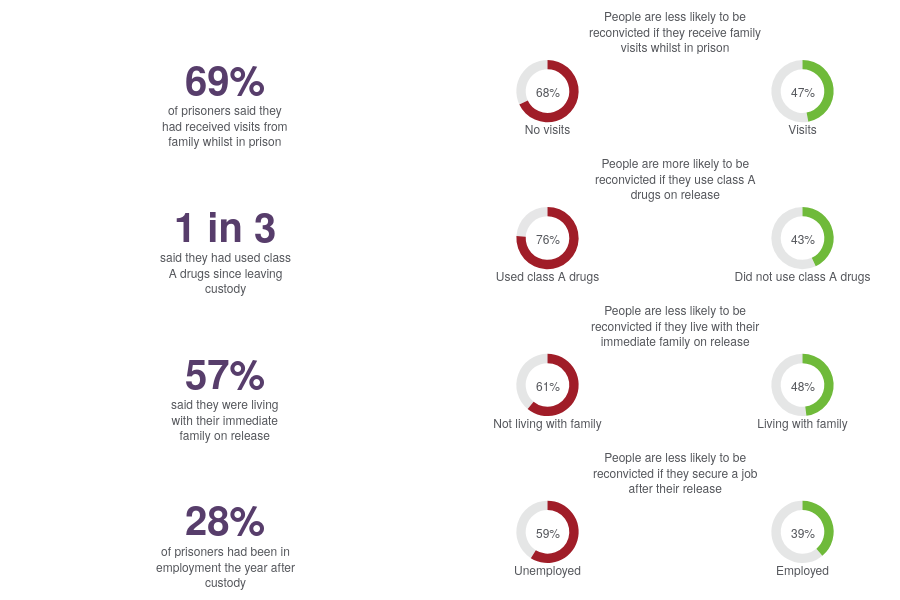

The cell this chart's notebook holds for it:
### Code cell
fig = reconviction_factors.prepare_chart()
fig

### Figure 1 — Plotly figure (JSON) as saved in the notebook; plotly's stock layout.template omitted (floating-point values rounded to 4 significant figures)
{"data": [{"direction": "clockwise", "domain": {"x": [0.5, 0.7167], "y": [0.8475, 1]}, "hole": 0.7, "hoverinfo": "none", "labels": ["negative", "Other"], "marker": {"colors": ["#A01D28", "rgba(84, 86, 91, 0.15)"]}, "name": "Family_visits", "sort": false, "textinfo": "none", "title": {"font": {"size": 12}, "position": "bottom center", "text": "No visits"}, "type": "pie", "values": [68, 32]}, {"direction": "clockwise", "domain": {"x": [0.7833, 1], "y": [0.8475, 1]}, "hole": 0.7, "hoverinfo": "none", "labels": ["positive", "Other"], "marker": {"colors": ["#6FBA3A", "rgba(84, 86, 91, 0.15)"]}, "name": "Family_visits", "sort": false, "textinfo": "none", "title": {"font": {"size": 12}, "position": "bottom center", "text": "Visits"}, "type": "pie", "values": [47, 53]}, {"direction": "clockwise", "domain": {"x": [0.5, 0.7167], "y": [0.565, 0.7175]}, "hole": 0.7, "hoverinfo": "none", "labels": ["negative", "Other"], "marker": {"colors": ["#A01D28", "rgba(84, 86, 91, 0.15)"]}, "name": "Use_drugs", "sort": false, "textinfo": "none", "title": {"font": {"size": 12}, "position": "bottom center", "text": "Used class A drugs"}, "type": "pie", "values": [76, 24]}, {"direction": "clockwise", "domain": {"x": [0.7833, 1], "y": [0.565, 0.7175]}, "hole": 0.7, "hoverinfo": "none", "labels": ["positive", "Other"], "marker": {"colors": ["#6FBA3A", "rgba(84, 86, 91, 0.15)"]}, "name": "Use_drugs", "sort": false, "textinfo": "none", "title": {"font": {"size": 12}, "position": "bottom center", "text": "Did not use class A drugs"}, "type": "pie", "values": [43, 57]}, {"direction": "clockwise", "domain": {"x": [0.5, 0.7167], "y": [0.2825, 0.435]}, "hole": 0.7, "hoverinfo": "none", "labels": ["negative", "Other"], "marker": {"colors": ["#A01D28", "rgba(84, 86, 91, 0.15)"]}, "name": "Live_with_family", "sort": false, "textinfo": "none", "title": {"font": {"size": 12}, "position": "bottom center", "text": "Not living with family"}, "type": "pie", "values": [61, 39]}, {"direction": "clockwise", "domain": {"x": [0.7833, 1], "y": [0.2825, 0.435]}, "hole": 0.7, "hoverinfo": "none", "labels": ["positive", "Other"], "marker": {"colors": ["#6FBA3A", "rgba(84, 86, 91, 0.15)"]}, "name": "Live_with_family", "sort": false, "textinfo": "none", "title": {"font": {"size": 12}, "position": "bottom center", "text": "Living with family"}, "type": "pie", "values": [48, 52]}, {"direction": "clockwise", "domain": {"x": [0.5, 0.7167], "y": [0, 0.1525]}, "hole": 0.7, "hoverinfo": "none", "labels": ["negative", "Other"], "marker": {"colors": ["#A01D28", "rgba(84, 86, 91, 0.15)"]}, "name": "Employed", "sort": false, "textinfo": "none", "title": {"font": {"size": 12}, "position": "bottom center", "text": "Unemployed"}, "type": "pie", "values": [59, 41]}, {"direction": "clockwise", "domain": {"x": [0.7833, 1], "y": [0, 0.1525]}, "hole": 0.7, "hoverinfo": "none", "labels": ["positive", "Other"], "marker": {"colors": ["#6FBA3A", "rgba(84, 86, 91, 0.15)"]}, "name": "Employed", "sort": false, "textinfo": "none", "title": {"font": {"size": 12}, "position": "bottom center", "text": "Employed"}, "type": "pie", "values": [39, 61]}], "layout": {"annotations": [{"font": {"size": 12}, "showarrow": false, "text": "68%", "x": 0.6083, "xanchor": "center", "y": 0.9388, "yanchor": "middle"}, {"font": {"size": 12}, "showarrow": false, "text": "47%", "x": 0.8917, "xanchor": "center", "y": 0.9388, "yanchor": "middle"}, {"font": {"size": 12}, "showarrow": false, "text": "76%", "x": 0.6083, "xanchor": "center", "y": 0.6562, "yanchor": "middle"}, {"font": {"size": 12}, "showarrow": false, "text": "43%", "x": 0.8917, "xanchor": "center", "y": 0.6562, "yanchor": "middle"}, {"font": {"size": 12}, "showarrow": false, "text": "61%", "x": 0.6083, "xanchor": "center", "y": 0.3737, "yanchor": "middle"}, {"font": {"size": 12}, "showarrow": false, "text": "48%", "x": 0.8917, "xanchor": "center", "y": 0.3737, "yanchor": "middle"}, {"font": {"size": 12}, "showarrow": false, "text": "59%", "x": 0.6083, "xanchor": "center", "y": 0.09125, "yanchor": "middle"}, {"font": {"size": 12}, "showarrow": false, "text": "39%", "x": 0.8917, "xanchor": "center", "y": 0.09125, "yanchor": "middle"}, {"borderpad": 4, "font": {"size": 12}, "showarrow": false, "text": "People are less likely to be<br>reconvicted if they receive family<br>visits whilst in prison", "x": 0.75, "xanchor": "center", "y": 1, "yanchor": "bottom"}, {"borderpad": 4, "font": {"size": 12}, "showarrow": false, "text": "People are more likely to be<br>reconvicted if they use class A<br>drugs on release", "x": 0.75, "xanchor": "center", "y": 0.7175, "yanchor": "bottom"}, {"borderpad": 4, "font": {"size": 12}, "showarrow": false, "text": "People are less likely to be<br>reconvicted if they live with their<br>immediate family on release", "x": 0.75, "xanchor": "center", "y": 0.435, "yanchor": "bottom"}, {"borderpad": 4, "font": {"size": 12}, "showarrow": false, "text": "People are less likely to be<br>reconvicted if they secure a job<br>after their release", "x": 0.75, "xanchor": "center", "y": 0.1525, "yanchor": "bottom"}, {"font": {"color": "#573D6B", "size": 40, "weight": "bold"}, "showarrow": false, "text": "69%", "x": 0.25, "xanchor": "center", "y": 0.965, "yanchor": "middle"}, {"font": {"color": "#573D6B", "size": 40, "weight": "bold"}, "showarrow": false, "text": "1 in 3", "x": 0.25, "xanchor": "center", "y": 0.6825, "yanchor": "middle"}, {"font": {"color": "#573D6B", "size": 40, "weight": "bold"}, "showarrow": false, "text": "57%", "x": 0.25, "xanchor": "center", "y": 0.4, "yanchor": "middle"}, {"font": {"color": "#573D6B", "size": 40, "weight": "bold"}, "showarrow": false, "text": "28%", "x": 0.25, "xanchor": "center", "y": 0.1175, "yanchor": "middle"}, {"font": {"size": 12}, "showarrow": false, "text": "of prisoners said they<br>had received visits from<br>family whilst in prison", "x": 0.25, "xanchor": "center", "y": 0.925, "yanchor": "top"}, {"font": {"size": 12}, "showarrow": false, "text": "said they had used class<br>A drugs since leaving<br>custody", "x": 0.25, "xanchor": "center", "y": 0.6425, "yanchor": "top"}, {"font": {"size": 12}, "showarrow": false, "text": "said they were living<br>with their immediate<br>family on release", "x": 0.25, "xanchor": "center", "y": 0.36, "yanchor": "top"}, {"font": {"size": 12}, "showarrow": false, "text": "of prisoners had been in<br>employment the year after<br>custody", "x": 0.25, "xanchor": "center", "y": 0.0775, "yanchor": "top"}], "height": 600, "margin": {"b": 20, "l": 0, "r": 0, "t": 60}, "showlegend": false, "title": {"font": {"size": 12}}}}
